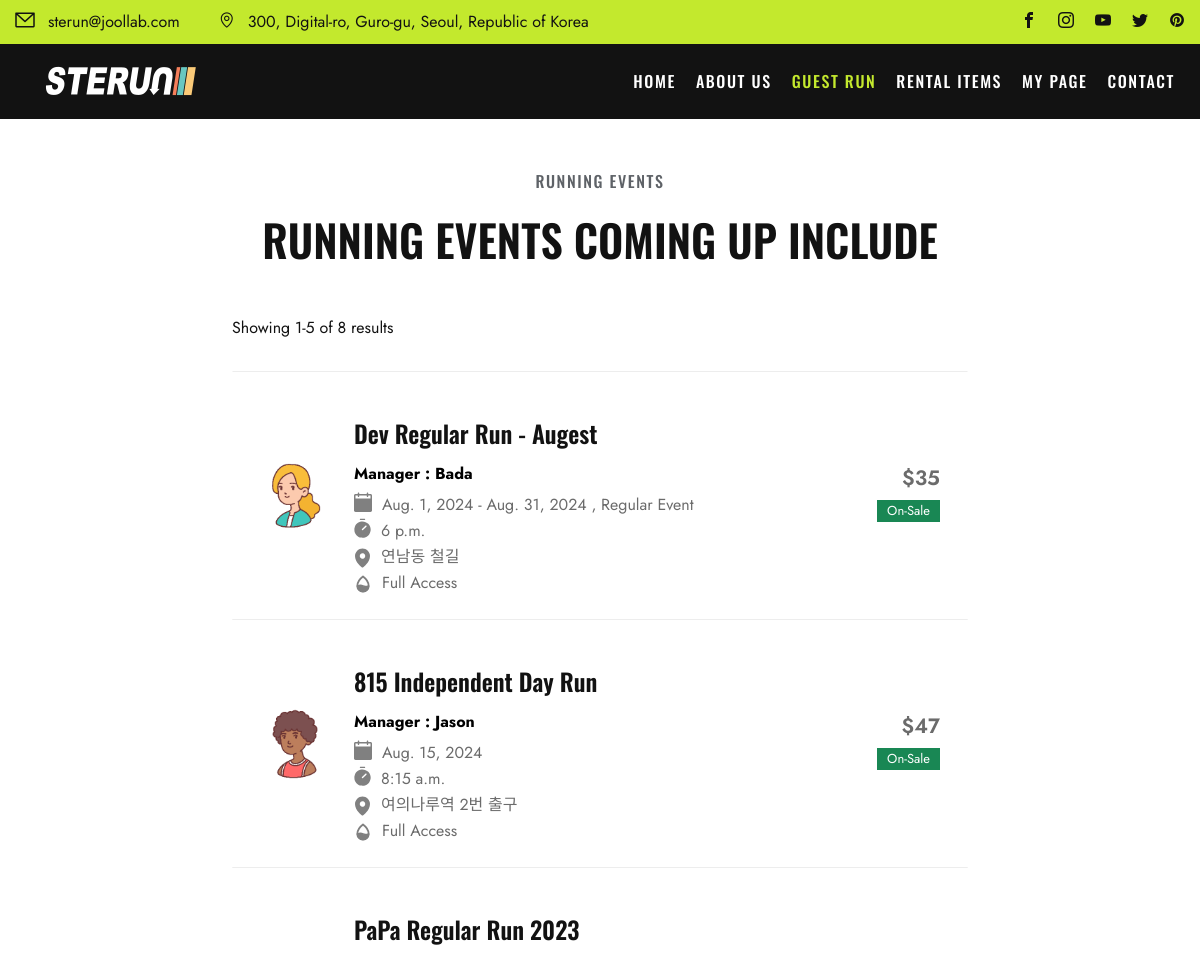
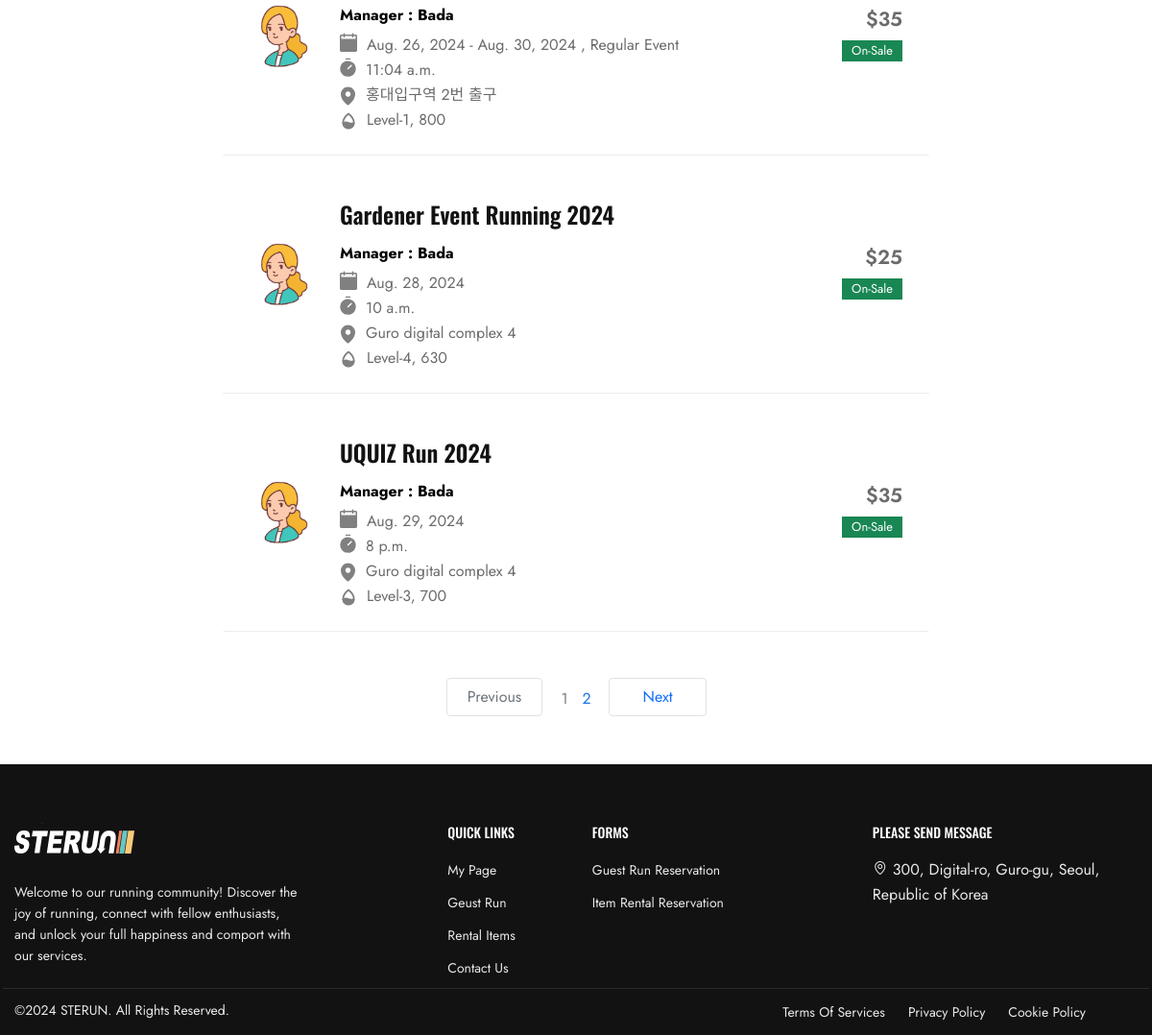
Screenshot of /events/ with the database file from the repository (2 pictures, top to bottom).
### events/models.py (models this page shows, shortened)
class GuestRun(models.Model):
    STATUS_CHOICE = [
        ("ST1", "Checking"),
        ("ST2", "On-Sale"),
        ("ST3", "Sold-Out"),
        ("ST4", "Closed"),
    ]
    LEVEL = [
        ("800","Level-1, 800"),
        ("730","Level-2, 730"),
        ("700","Level-3, 700"),
        ("630","Level-4, 630"),
        ("600","Level-5, 600"),
        ("530","Level-6, 530"),
        ("Free","Full Access"),
    ]
    event_id = models.AutoField(
        primary_key=True,
    )
    title = models.CharField(max_length=50)
    manager = models.ForeignKey(Manager, related_name="manager",blank=False, null=True, on_delete=models.SET_NULL)
    start_date = models.DateField(blank=True, null=True)
    start_time = models.TimeField(blank=True, null=True)
    end_date = models.DateField(blank=True, null=True)
    end_time = models.TimeField(blank=True, null=True)
    image = ResizedImageField(size=[1402,1000], upload_to="runMain", blank=True)
    route_image = ResizedImageField(size=[1402,1402], upload_to="runRoute", blank=True)
    start_point = models.CharField(max_length=50)
    status = models.CharField(
        max_length=8,
        choices=STATUS_CHOICE,
        default="ST1",
    )
    level = models.CharField(
        max_length=15,
        choices=LEVEL,
        default="Free",
    )
    amount = models.IntegerField(default=0)
    route = models.CharField(max_length=50, blank=False)
    desc = models.TextField(blank=True)
    completed = models.BooleanField(default=False)

### community/models.py (models this page shows, shortened)
class Manager(models.Model):
    m_id = models.AutoField(primary_key=True)
    account = models.ForeignKey(User, on_delete=models.CASCADE)
    name = models.CharField(max_length=20)
    email = models.CharField(max_length=50, blank=False)
    age = models.IntegerField(default=0)
    image = ResizedImageField(size=[200,200], upload_to="avatar", blank=False)

### community/views.py (the view)
# urls.py: path("events/", views.events, name="events"),
def events(request):
    events = GuestRun.objects.filter(completed=False).exclude(status="ST1").order_by("status","start_date")
    lenofevents = len(events)
    page = int(request.GET.get('p', 1)) #없으면 1로 지정
    paginator = Paginator(events, 5) #한 페이지 당 몇개 씩 보여줄 지 지정
    events = paginator.get_page(page)
    page_list = list(range(1,(lenofevents//5)+2))
    print(page_list)
    context = {"events": events,"len":lenofevents,"page_list":page_list}
    return render(request,"event.html", context)

### templates/event.html (shortened to what this page needs)
{% extends "base.html" %}
{% load static %}
{% block content %}
  <div style="height:50px; width:100%;"></div>
  <div class="title-box title-medium center-title-box">
    <span class="sub-title wow fadeInUp animated">running events</span>
    <h2 class="title-section wow fadeInUp animated">Running Events Coming Up include</h2>
  </div>
  <div class="section">
    <div class="container">
      <div class="row mb-n5 justify-content-center">
        <div class="col-lg-8 col-12 mb-6 pe-lg-6">
          <div class="run-event-list-toolbar">
            <p>Showing 1-5 of
              {{len}}
              results</p>
          </div>
          <div class="run-event-list-wrap">
            {% for event in events %}
              <a href="{% url "community:event_detail" event.event_id %}" class="run-event-list row">
                <div class="company-logo col-auto">
                  <img style="width:70px;" src="/media/{{event.manager.image}}" alt="Company Logo">
                </div>
                <div class="salary-type col-auto order-sm-3">
                  <span class="salary-range">${{event.amount}}</span>
                  {% if event.status == "ST1" %}
                    <span class="badge bg-warning">{{event.get_status_display}}</span>
                  {% elif event.status == "ST2" %}
                    <span class="badge bg-success">{{event.get_status_display}}</span>
                  {% elif event.status == "ST3" %}
                    <span class="badge bg-info">{{event.get_status_display}}</span>
                  {% elif event.status == "ST4" %}
                    <span class="badge bg-secondary">{{event.get_status_display}}</span>
                  {% endif %}
                </div>
                <div class="content col ">
                  <h5 class="title wow fadeInUp animated" style="margin-bottom:10px;">{{event.title}}</h5>
                  <div class="event-list-title wow fadeInUp animated">
                    Manager :
                    {{event.manager.name}}</div>
                  <ul class="meta wow fadeInUp animated">
                    <li>
                      {% if event.start_date == event.end_date %}
                        {{event.start_date}}
                      {% else %}{{event.start_date}}
                        -
                        {{event.end_date}}
                        , Regular Event
                      {% endif %}
                    </li>
                  </ul>
                  <ul class="meta wow fadeInUp animated">
                    <li>
                      {{event.start_time}}
                    </li>
                  </ul>
                  <ul class="meta wow fadeInUp animated">
                    <li>
                      {{event.start_point}}</li>
                  </ul>
                  <ul class="meta wow fadeInUp animated">
                    <li>
                      {{event.get_level_display}}
                    </li>
                  </ul>
                </div>
              </a>
            {% endfor %}
          </div>
          <ul class="pagination d-flex justify-content-center mt-5">
            {% if events.has_previous %}
              <li class="page-item" style="min-width:100px; text-align:center;">
                <a class="page-link" href="?p={{events.previous_page_number }}">Previous</a>
              </li>
            {% else %}
              <li class="page-item disabled" style="min-width:100px; text-align:center;">
                <a class="page-link" href="#">Previous</a>
              </li>
            {% endif %}
            <li class="page-item" style="min-width:70px; text-align:center; padding-top:9px;">
              {% for num in page_list %}
                {% if events.number == num %}
                  <span style="color:grey; padding:5px;">{{num}}</span>
                {% else %}
                  <a href="?p={{num}}" style="color:#1973E8; padding:5px;">{{num}}</a>
                {% endif %}
              {% endfor %}
            </li>
            {% if events.has_next %}
              <li class="page-item" style="min-width:100px; text-align:center;">
                <a class="page-link" href="?p={{events.next_page_number }}">Next</a>
              </li>
            {% else %}
              <li class="page-item disabled" style="min-width:100px; text-align:center;">
                <a class="page-link" href="#">Next</a>
              </li>
            {% endif %}
          </ul>
          <div style="height:50px; width:100%;"></div>
        </div>
      </div>
    </div>
  </div>
{% endblock content%}

### static/css/style.css (style rules this page uses)
html { overflow-y: scroll; -webkit-text-size-adjust: 100%; -ms-text-size-adjust: 100%; }
body { line-height: 1; min-height: 100vh; -webkit-font-smoothing: antialiased; -webkit-text-size-adjust: 100%; -ms-text-size-adjust: 100%; }
a, abbr, acronym, address, applet, article, aside, audio, b, big, blockquote, body, caption, canvas, center, cite, code, dd, del, details, dfn, dialog, div, dl, dt, em, embed, fieldset, figcaption, figure, form, footer, header, hgroup, h1, h2, h3, h4, h5, h6, html, i, iframe, img, ins, kbd, label, legend, li, mark, menu, nav, object, ol, output, p, pre, q, ruby, s, samp, section, small, span, strike, strong, sub, summary, sup, tt, table, tbody, textarea, tfoot, thead, time, tr, th, td, u, ul, var, video { font-family: inherit; font-size: 100%; font-weight: inherit; font-style: inherit; vertical-align: baseline; margin: 0; padding: 0; border: 0; outline: 0; background: transparent; }
ol, ul { list-style: none; }
img { border: 0; -ms-interpolation-mode: bicubic; vertical-align: middle; }
*, *:before, *:after { -webkit-box-sizing: border-box; -moz-box-sizing: border-box; box-sizing: border-box; }
body { font: 16px/26px "Jost", sans-serif; font-weight: 400; background-color: var(--white); color: var(--black); }
a { text-decoration: none; -webkit-transition: all 0.3s ease-in-out; -moz-transition: all 0.3s ease-in-out; -ms-transition: all 0.3s ease-in-out; -o-transition: all 0.3s ease-in-out; transition: all 0.3s ease-in-out; color: var(--black); }
ul, ol { padding: 0; }
img { max-width: 100%; height: auto; }
h2 { font: 44px/50px "Oswald", sans-serif; }
h5 { font: 24px/36px "Oswald", sans-serif; }
h1, h2, h4, h5, h6 { color: var(--black); font-weight: 600; margin: 0 0 30px; }

### static/css/form/form-style.css (style rules this page uses)
:root { --white: #ffffff; --primary: #C3E92D; --success: #3DAB25; --black: #121212; --surface: #F7F7F7; --line: #E9E9E9; --secondary: #5E6267; --interactive: #2E72D2; --linear: #E9E9E9; --secondary-one: #A0A0A0; --critical: #DB4444; --linear-one: #E9E9E9; --grey: #1E1E1E; --line2: #2E2E2E; }

### static/css/board/style.css (style rules this page uses)
.run-event-list-toolbar { display: -webkit-box; display: -webkit-flex; display: -ms-flexbox; display: flex; -webkit-box-align: center; -webkit-align-items: center; -ms-flex-align: center; align-items: center; -webkit-flex-wrap: wrap; -ms-flex-wrap: wrap; flex-wrap: wrap; -webkit-box-pack: justify; -webkit-justify-content: space-between; -ms-flex-pack: justify; justify-content: space-between; margin: -10px -10px 20px; }
.run-event-list-toolbar p { display: -webkit-box; display: -webkit-flex; display: -ms-flexbox; display: flex; -webkit-box-align: center; -webkit-align-items: center; -ms-flex-align: center; align-items: center; margin: 0; padding: 10px; white-space: nowrap; }
.run-event-list-wrap { padding: 1px; }
.run-event-list { position: relative; z-index: 1; display: -webkit-box; display: -webkit-flex; display: -ms-flexbox; display: flex; -webkit-box-align: center; -webkit-align-items: center; -ms-flex-align: center; align-items: center; -webkit-flex-wrap: wrap; -ms-flex-wrap: wrap; flex-wrap: wrap; margin: -1px; padding: 23px 15px; border-width: 1px; border-style: solid; border-color: #EDEDED transparent; }
.run-event-list .salary-type { text-align: right; }
.run-event-list .salary-type .salary-range { font-weight: 600; line-height: 1; font-size:1.3rem; display: block; margin-bottom: 8px; color: #6b6b6b; }
.run-event-list .salary-type .badge { font-size: 13px; font-weight: 400; padding: 4px 10px 5px; border-radius: 0; }
.run-event-list .content .meta { display: -webkit-box; display: -webkit-flex; display: -ms-flexbox; display: flex; -webkit-flex-wrap: wrap; -ms-flex-wrap: wrap; flex-wrap: wrap; margin-bottom: 0; padding-left: 0; list-style: none; color: #6b6b6b; }
.run-event-list .content .meta li { margin-top: 0; margin-right: 20px; }
.run-event-list .content .meta li:last-child { margin-right: 0; }
.event-list-title { font-weight: bold; color:black; margin-bottom:5px; }
.title { margin:20px 0 10px 0; }

### rows the page displays
GuestRun: manager.image (picture), amount "35", status "On-Sale", title "Dev Regular Run - Augest", manager.name "Bada", start_date "Aug. 1, 2024", end_date "Aug. 31, 2024", start_time "6 p.m.", start_point "연남동 철길", level "Full Access"
GuestRun: manager.image (picture), amount "47", status "On-Sale", title "815 Independent Day Run", manager.name "Jason", start_date "Aug. 15, 2024", start_time "8:15 a.m.", start_point "여의나루역 2번 출구", level "Full Access"
GuestRun: manager.image (picture), amount "35", status "On-Sale", title "PaPa Regular Run 2023", manager.name "Bada", start_date "Aug. 26, 2024", end_date "Aug. 30, 2024", start_time "11:04 a.m.", start_point "홍대입구역 2번 출구", level "Level-1, 800"
GuestRun: manager.image (picture), amount "25", status "On-Sale", title "Gardener Event Running 2024", manager.name "Bada", start_date "Aug. 28, 2024", start_time "10 a.m.", start_point "Guro digital complex 4", level "Level-4, 630"
GuestRun: manager.image (picture), amount "35", status "On-Sale", title "UQUIZ Run 2024", manager.name "Bada", start_date "Aug. 29, 2024", start_time "8 p.m.", start_point "Guro digital complex 4", level "Level-3, 700"

### other values shown
{{ len }} "8"
{{ num }} "1"
{{ num }} "2"
